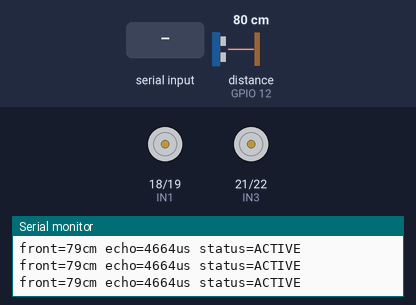
A sketch run on a simulated ESP32. Shown: motor-driver pin pairs drawn as motors (green arrow = first pin HIGH = forward, orange = second pin HIGH = backward, longer = more drive, scaled by the enable pin), the last lines printed to the serial monitor. Wiring (inferred from the names in the program): ultrasonic range finder: trigger GPIO 13; echo GPIO 12. The test bench sets the inputs (shaded band); at power-on: distance to the obstacle (sensor on GPIO 12) 80 cm. The echo pulse lasts 58.3 µs per cm.

Above: at 2.2 s.
2.3 s: "m" received over Serial
At 2.7 s:
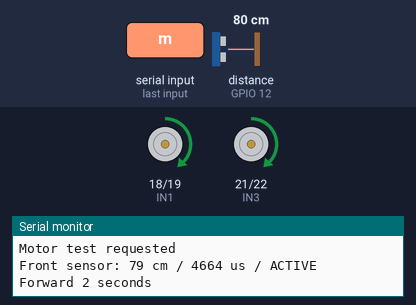
At 5.2 s:
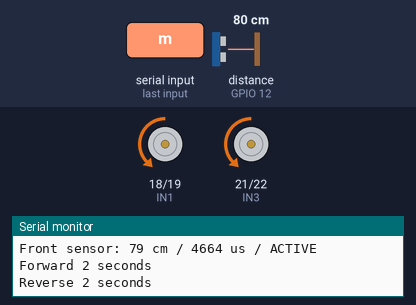
5.3 s: "M" received over Serial
Timing chart, 0 to 13.4 s (numbered marks = the images above; inputs shaded):
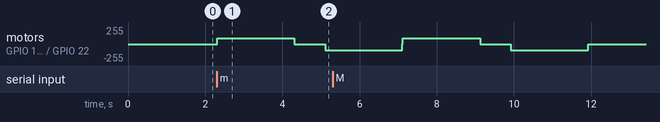

Measured:
- after the input at 2.3 s, motor on GPIO 18 (IN1) / GPIO 19 (IN2), motor on GPIO 21 (IN3) / GPIO 22 (IN4): stopped → forward 90/255 at once, → stopped 2.0 s later, → backward 90/255 0.80 s later

The sketch:

front_ultrasonic_motor_test.ino
```cpp
/*
  SmartCart front ultrasonic + motor driver test

  Use this sketch only for bench testing.
  It does not connect to Wi-Fi, Render, GPS, or ESP-NOW.

  Serial commands:
    m = run a short motor test
    s = stop motors
*/

#define FRONT_ECHO 12
#define FRONT_TRIG 13

#define IN1 18
#define IN2 19
#define IN3 21
#define IN4 22
#define ENA 32
#define ENB 33

const unsigned long ECHO_TIMEOUT_US = 30000;
const int SAFE_STOP_CM = 25;
const int TEST_SPEED = 90;

unsigned long lastReadMs = 0;

long readFrontDistanceCm(bool& active, unsigned long& echoUs) {
  digitalWrite(FRONT_TRIG, LOW);
  delayMicroseconds(2);
  digitalWrite(FRONT_TRIG, HIGH);
  delayMicroseconds(10);
  digitalWrite(FRONT_TRIG, LOW);

  echoUs = pulseIn(FRONT_ECHO, HIGH, ECHO_TIMEOUT_US);
  if (echoUs == 0) {
    active = false;
    return 999;
  }

  long distance = (long)(echoUs * 0.0343f / 2.0f);
  active = distance >= 2 && distance <= 400;
  return active ? distance : 999;
}

void setMotorSpeed(int leftSpeed, int rightSpeed) {
  ledcWrite(ENA, constrain(leftSpeed, 0, 255));
  ledcWrite(ENB, constrain(rightSpeed, 0, 255));
}

void stopMotors() {
  setMotorSpeed(0, 0);
  digitalWrite(IN1, LOW);
  digitalWrite(IN2, LOW);
  digitalWrite(IN3, LOW);
  digitalWrite(IN4, LOW);
}

void forward(int speedValue) {
  digitalWrite(IN1, HIGH);
  digitalWrite(IN2, LOW);
  digitalWrite(IN3, HIGH);
  digitalWrite(IN4, LOW);
  setMotorSpeed(speedValue, speedValue);
}

void reverse(int speedValue) {
  digitalWrite(IN1, LOW);
  digitalWrite(IN2, HIGH);
  digitalWrite(IN3, LOW);
  digitalWrite(IN4, HIGH);
  setMotorSpeed(speedValue, speedValue);
}

void runMotorTest() {
  bool active = false;
  unsigned long echoUs = 0;
  long distance = readFrontDistanceCm(active, echoUs);

  Serial.println();
  Serial.println("Motor test requested");
  Serial.printf("Front sensor: %ld cm / %lu us / %s\n", distance, echoUs, active ? "ACTIVE" : "INACTIVE");

  if (!active) {
    Serial.println("Motor test cancelled: front ultrasonic has no echo.");
    return;
  }

  if (distance < SAFE_STOP_CM) {
    Serial.println("Motor test cancelled: obstacle too close.");
    return;
  }

  Serial.println("Forward 2 seconds");
  forward(TEST_SPEED);
  delay(2000);
  stopMotors();
  delay(800);

  Serial.println("Reverse 2 seconds");
  reverse(TEST_SPEED);
  delay(2000);
  stopMotors();

  Serial.println("Motor test complete");
}

void setup() {
  Serial.begin(115200);
  delay(1000);

  pinMode(FRONT_TRIG, OUTPUT);
  pinMode(FRONT_ECHO, INPUT);

  pinMode(IN1, OUTPUT);
  pinMode(IN2, OUTPUT);
  pinMode(IN3, OUTPUT);
  pinMode(IN4, OUTPUT);

  if (!ledcAttach(ENA, 1000, 8) || !ledcAttach(ENB, 1000, 8)) {
    Serial.println("PWM setup failed. Check ESP32 Arduino core version.");
    while (true) delay(1000);
  }

  stopMotors();

  Serial.println();
  Serial.println("SmartCart front ultrasonic + motor test ready");
  Serial.println("Pins: FRONT_TRIG=13 FRONT_ECHO=12 IN1=18 IN2=19 IN3=21 IN4=22 ENA=32 ENB=33");
  Serial.println("Type m + Enter to run motor test. Type s + Enter to stop.");
}

void loop() {
  if (Serial.available()) {
    char command = Serial.read();
    if (command == 'm' || command == 'M') runMotorTest();
    if (command == 's' || command == 'S') {
      stopMotors();
      Serial.println("Motors stopped");
    }
  }

  if (millis() - lastReadMs >= 500) {
    lastReadMs = millis();
    bool active = false;
    unsigned long echoUs = 0;
    long distance = readFrontDistanceCm(active, echoUs);

    Serial.printf(
      "front=%ldcm echo=%luus status=%s\n",
      distance,
      echoUs,
      active ? "ACTIVE" : "INACTIVE"
    );
  }
}
```
